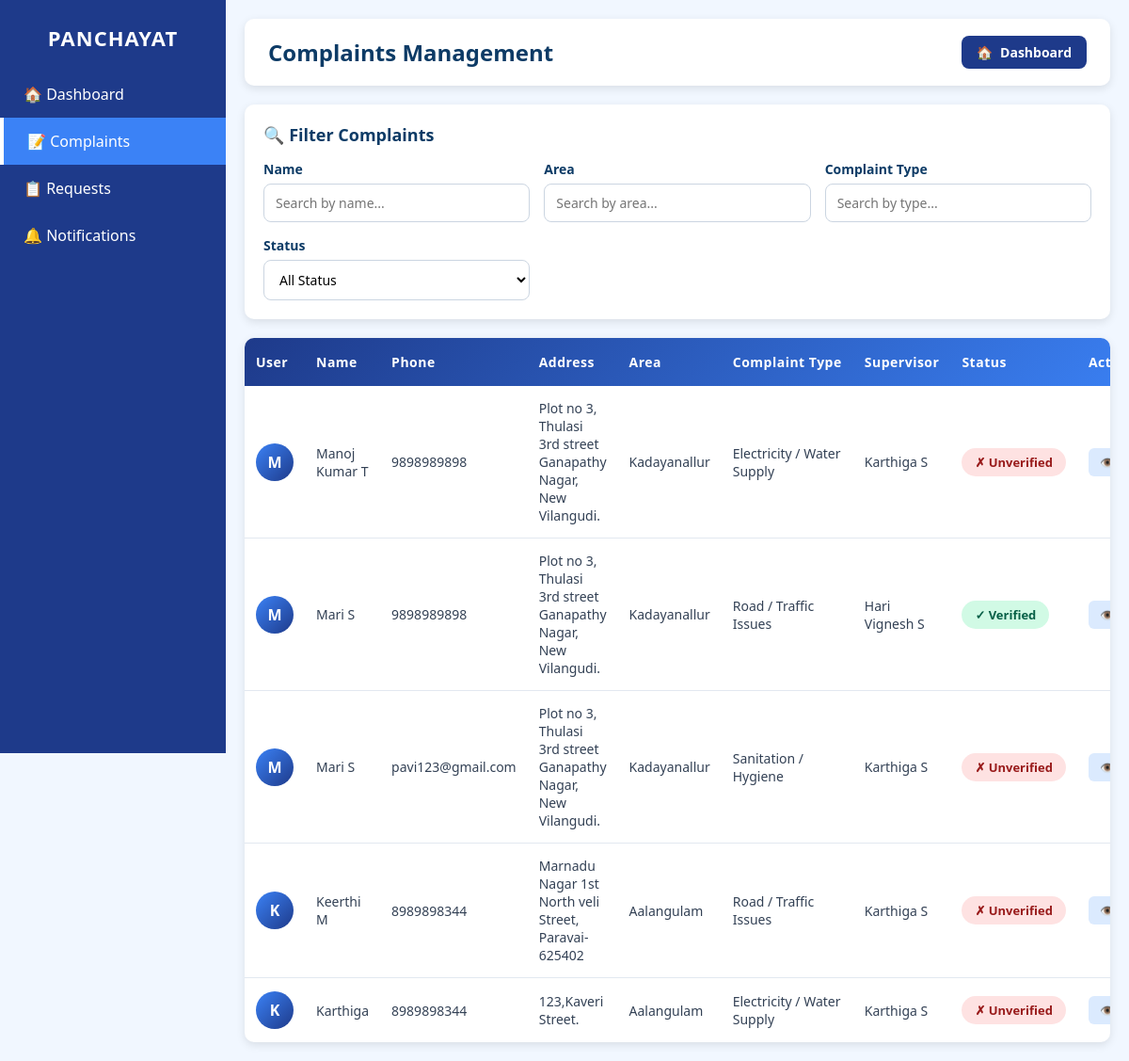
/complaintseo/, run on the app's committed database.
### myapp/models.py (models this page shows, shortened)
class Complaint(models.Model):
    user = models.CharField(max_length=100,null=True)
    phone = models.CharField(max_length=100,null=True)
    address = models.TextField(max_length=255, null=True)
    location = models.CharField(max_length=255, null=True)
    complaint_type = models.CharField(max_length=100, null=True)
    description = models.TextField(max_length=500, null=True)
    file = models.FileField(upload_to='complaints/', blank=True, null=True)
    date_time = models.DateTimeField(default=timezone.now)
    supervisor_name= models.CharField(max_length=100,null=True)
    status = models.CharField(
        max_length=20,
        default='unverified'
    )

### myapp/views.py (the view)
# urls.py: path('complaintseo/', views.complaints_eo, name='complaints_eo'),
def complaints_eo(request):
    complaints = Complaint.objects.all().order_by('-date_time')
    return render(request, 'complaintseo.html', {'complaints': complaints})

### myapp/templates/complaintseo.html (shortened to what this page needs)
<!DOCTYPE html>
<html lang="en">
<head>
</head>
<body>
  <div class="sidebar">
    <h2>PANCHAYAT</h2>
    <div class="menu">
      <a href="{% url 'eo_dashboard' %}">🏠 Dashboard</a>
      <a href="{% url 'complaints_eo' %}" class="active">📝 Complaints</a>
      <a href="{% url 'requests_eo' %}">📋 Requests</a>
      <a href="{% url 'notification_page3' %}">🔔 Notifications</a>
    </div>
  </div>
  <div class="main-content">
    <div class="header">
      <h2>Complaints Management</h2>
      <div class="header-actions">
        <a href="{% url 'eo_dashboard' %}" class="back-btn">
          <span>🏠</span>
          <span>Dashboard</span>
        </a>
      </div>
    </div>
    <div class="filter-section">
      <div class="filter-title">🔍 Filter Complaints</div>
      <div class="filter-container">
        <div class="filter-group">
          <label for="name-filter">Name</label>
          <input
            type="text"
            id="name-filter"
            placeholder="Search by name...">
        </div>
        <div class="filter-group">
          <label for="area-filter">Area</label>
          <input
            type="text"
            id="area-filter"
            placeholder="Search by area...">
        </div>
        <div class="filter-group">
          <label for="type-filter">Complaint Type</label>
          <input
            type="text"
            id="type-filter"
            placeholder="Search by type...">
        </div>
        <div class="filter-group">
          <label for="status-filter">Status</label>
          <select id="status-filter">
            <option value="">All Status</option>
          </select>
        </div>
      </div>
    </div>
    <div class="table-container">
      <div class="table-wrapper">
        <table id="complaints-table">
          <thead>
            <tr>
              <th>User</th>
              <th>Name</th>
              <th>Phone</th>
              <th>Address</th>
              <th>Area</th>
              <th>Complaint Type</th>
              <th>Supervisor</th>
              <th>Status</th>
              <th>Actions</th>
            </tr>
          </thead>
          <tbody id="table-body">
            {% for complaint in complaints %}
            <tr data-name="{{ complaint.user|lower }}"
                data-area="{{ complaint.location|lower }}"
                data-type="{{ complaint.complaint_type|lower }}"
                data-status="{{ complaint.status|lower }}"
                data-complaint-id="{{ complaint.id }}"
                data-complaint-user="{{ complaint.user }}"
                data-complaint-phone="{{ complaint.phone }}"
                data-complaint-address="{{ complaint.address }}"
                data-complaint-location="{{ complaint.location }}"
                data-complaint-type="{{ complaint.complaint_type }}"
                data-complaint-supervisor="{{ complaint.supervisor_name }}"
                data-complaint-status="{{ complaint.status }}"
                data-complaint-description="{{ complaint.description|default:'' }}"
                data-complaint-date="{{ complaint.created_at|default:'' }}">
              <td>
                <div class="profile-initial">{{ complaint.user.0|upper }}</div>
              </td>
              <td>{{ complaint.user }}</td>
              <td>{{ complaint.phone }}</td>
              <td>{{ complaint.address }}</td>
              <td>{{ complaint.location }}</td>
              <td>{{ complaint.complaint_type }}</td>
              <td>{{ complaint.supervisor_name }}</td>
              <td>
                {% if complaint.status == 'verified' %}
                  <span class="status-badge status-verified">✓ Verified</span>
                {% elif complaint.status == 'unverified' %}
                  <span class="status-badge status-unverified">✗ Unverified</span>
                {% elif complaint.status == 'pending' %}
                  <span class="status-badge status-pending">⏳ Pending</span>
                {% elif complaint.status == 'completed' %}
                  <span class="status-badge status-completed">✓ Completed</span>
                {% elif complaint.status == 'rejected' %}
                  <span class="status-badge status-rejected">✗ Rejected</span>
                {% else %}
                  <span class="status-badge status-pending">{{ complaint.status }}</span>
                {% endif %}
              </td>
              <td>
                <div class="action-btns">
                  <button class="action-btn btn-view" onclick="viewComplaint(this)">👁️ View</button>
                </div>
              </td>
            </tr>
            {% endfor %}
          </tbody>
        </table>
      </div>
    </div>
  </div>
</body>
</html>

### myapp/templates/complaintseo.html (style rules this page uses)
* { margin: 0; padding: 0; box-sizing: border-box; font-family: "Segoe UI", Arial; }
body { display: flex; background: #f1f7ff; min-height: 100vh; }
.sidebar { width: 240px; height: 100vh; background: #1e3a8a; color: #fff; padding: 25px 0; position: fixed; top: 0; left: 0; overflow-y: auto; }
.sidebar h2 { text-align: center; margin-bottom: 20px; font-size: 22px; letter-spacing: 1px; font-weight: bold; }
.menu a { display: block; padding: 14px 25px; color: white; text-decoration: none; font-size: 16px; transition: 0.2s; }
.sidebar .active { background: #3b82f6; border-left: 4px solid #ffffff; }
.main-content { margin-left: 240px; padding: 20px; width: calc(100% - 240px); }
.header { background: white; padding: 18px 25px; border-radius: 10px; display: flex; justify-content: space-between; align-items: center; box-shadow: 0 3px 10px rgba(0,0,0,0.1); margin-bottom: 20px; }
.header h2 { color: #0d3b66; font-size: 24px; font-weight: 600; }
.header-actions { display: flex; gap: 10px; align-items: center; }
.back-btn, .add-btn { background: #1e3a8a; color: white; padding: 8px 16px; border-radius: 8px; font-size: 14px; text-decoration: none; font-weight: 600; transition: 0.2s; display: flex; align-items: center; gap: 8px; border: none; cursor: pointer; }
.filter-section { background: white; padding: 20px; border-radius: 10px; box-shadow: 0 3px 10px rgba(0,0,0,0.1); margin-bottom: 20px; }
.filter-title { font-size: 18px; color: #0d3b66; font-weight: 600; margin-bottom: 15px; }
.filter-container { display: grid; grid-template-columns: repeat(auto-fit, minmax(250px, 1fr)); gap: 15px; }
.filter-group { display: flex; flex-direction: column; }
.filter-group label { font-size: 14px; color: #0d3b66; margin-bottom: 6px; font-weight: 600; }
.filter-group input, .filter-group select { padding: 10px 12px; border-radius: 8px; border: 1px solid #cbd5e1; font-size: 14px; background-color: white; transition: 0.2s; }
.table-container { background: white; border-radius: 10px; box-shadow: 0 3px 10px rgba(0,0,0,0.1); overflow: hidden; }
.table-wrapper { overflow-x: auto; }
table { width: 100%; border-collapse: collapse; }
thead { background: linear-gradient(135deg, #1e3a8a 0%, #3b82f6 100%); color: white; }
thead th { padding: 16px 12px; text-align: left; font-weight: 600; font-size: 14px; letter-spacing: 0.5px; white-space: nowrap; }
tbody tr { border-bottom: 1px solid #e2e8f0; transition: 0.2s; }
tbody tr:last-child { border-bottom: none; }
tbody td { padding: 14px 12px; font-size: 14px; color: #334155; }
.status-badge { padding: 6px 14px; border-radius: 20px; font-size: 13px; font-weight: 600; display: inline-block; white-space: nowrap; }
.status-verified { background: #d1fae5; color: #065f46; }
.status-unverified { background: #fee2e2; color: #991b1b; }
.action-btns { display: flex; gap: 8px; }
.action-btn { padding: 6px 12px; border: none; border-radius: 6px; font-size: 13px; font-weight: 600; cursor: pointer; transition: 0.2s; white-space: nowrap; }
.btn-view { background: #dbeafe; color: #1e40af; }
.profile-initial { width: 40px; height: 40px; border-radius: 50%; background: linear-gradient(135deg, #3b82f6, #1e3a8a); display: inline-flex; align-items: center; justify-content: center; color: white; font-weight: bold; font-size: 16px; }

### data on the page
Complaint: user.0 "M", user "Manoj Kumar T", phone "9898989898", address "Plot no 3, Thulasi 3rd street Ganapathy Nagar, New Vilangudi.", location "Kadayanallur", complaint_type "Electricity / Water Supply", supervisor_name "Karthiga S", status "✗ Unverified"
Complaint: user.0 "M", user "Mari S", phone "9898989898", address "Plot no 3, Thulasi 3rd street Ganapathy Nagar, New Vilangudi.", location "Kadayanallur", complaint_type "Road / Traffic Issues", supervisor_name "Hari Vignesh S", status "✓ Verified"
Complaint: user.0 "M", user "Mari S", phone "pavi123@gmail.com", address "Plot no 3, Thulasi 3rd street Ganapathy Nagar, New Vilangudi.", location "Kadayanallur", complaint_type "Sanitation / Hygiene", supervisor_name "Karthiga S", status "✗ Unverified"
Complaint: user.0 "K", user "Keerthi M", phone "8989898344", address "Marnadu Nagar 1st North veli Street, Paravai-625402", location "Aalangulam", complaint_type "Road / Traffic Issues", supervisor_name "Karthiga S", status "✗ Unverified"
Complaint: user.0 "K", user "Karthiga", phone "8989898344", address "123,Kaveri Street.", location "Aalangulam", complaint_type "Electricity / Water Supply", supervisor_name "Karthiga S", status "✗ Unverified"
